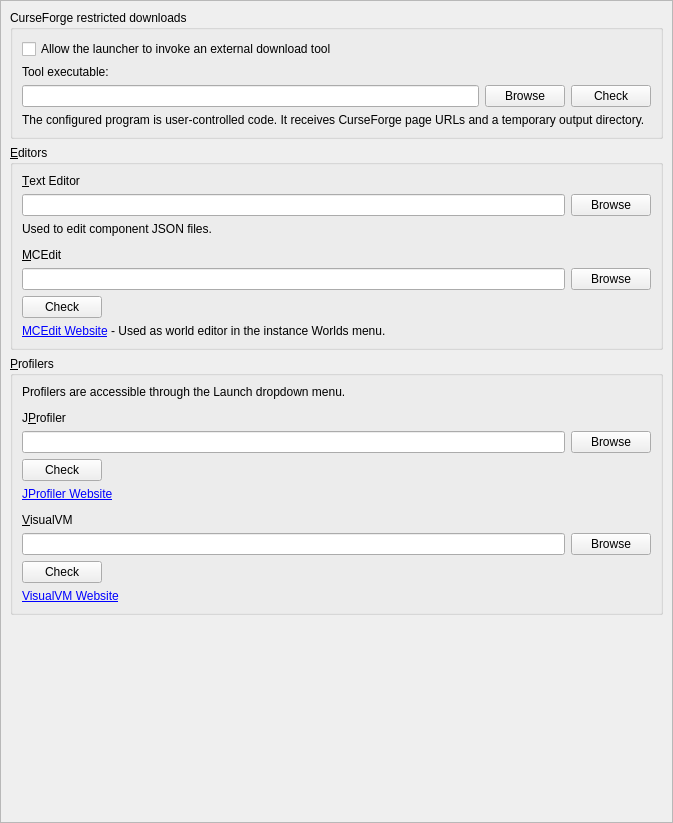
<?xml version="1.0" encoding="UTF-8"?>
<ui version="4.0">
 <class>ExternalToolsPage</class>
 <widget class="QWidget" name="ExternalToolsPage">
  <property name="geometry">
   <rect>
    <x>0</x>
    <y>0</y>
    <width>673</width>
    <height>823</height>
   </rect>
  </property>
  <layout class="QVBoxLayout" name="verticalLayout">
   <property name="leftMargin">
    <number>0</number>
   </property>
   <property name="topMargin">
    <number>0</number>
   </property>
   <property name="rightMargin">
    <number>0</number>
   </property>
   <property name="bottomMargin">
    <number>0</number>
   </property>
   <item>
    <widget class="QScrollArea" name="scrollArea">
     <property name="widgetResizable">
      <bool>true</bool>
     </property>
     <widget class="QWidget" name="scrollAreaWidgetContents_2">
      <property name="geometry">
       <rect>
        <x>0</x>
        <y>0</y>
        <width>669</width>
        <height>819</height>
       </rect>
      </property>
      <layout class="QVBoxLayout" name="verticalLayout_3">
       <item>
        <widget class="QGroupBox" name="curseForgeExternalToolBox">
         <property name="title">
          <string>CurseForge restricted downloads</string>
         </property>
         <layout class="QVBoxLayout" name="curseForgeExternalToolLayout">
          <item>
           <widget class="QCheckBox" name="curseForgeExternalToolEnabledCheckBox">
            <property name="text">
             <string>Allow the launcher to invoke an external download tool</string>
            </property>
           </widget>
          </item>
          <item>
           <widget class="QLabel" name="curseForgeExternalToolPathLabel">
            <property name="text">
             <string>Tool executable:</string>
            </property>
            <property name="buddy">
             <cstring>curseForgeExternalToolPathEdit</cstring>
            </property>
           </widget>
          </item>
          <item>
           <layout class="QHBoxLayout" name="curseForgeExternalToolPathLayout">
            <item>
             <widget class="QLineEdit" name="curseForgeExternalToolPathEdit">
              <property name="clearButtonEnabled">
               <bool>true</bool>
              </property>
             </widget>
            </item>
            <item>
             <widget class="QPushButton" name="curseForgeExternalToolBrowseBtn">
              <property name="text">
               <string>Browse</string>
              </property>
             </widget>
            </item>
            <item>
             <widget class="QPushButton" name="curseForgeExternalToolCheckBtn">
              <property name="text">
               <string>Check</string>
              </property>
             </widget>
            </item>
           </layout>
          </item>
          <item>
           <widget class="QLabel" name="curseForgeExternalToolNote">
            <property name="text">
             <string>The configured program is user-controlled code. It receives CurseForge page URLs and a temporary output directory.</string>
            </property>
            <property name="wordWrap">
             <bool>true</bool>
            </property>
           </widget>
          </item>
         </layout>
        </widget>
       </item>
       <item>
        <widget class="QGroupBox" name="editorsBox">
         <property name="title">
          <string>&amp;Editors</string>
         </property>
         <layout class="QVBoxLayout" name="verticalLayout_2">
          <item>
           <widget class="QLabel" name="label_3">
            <property name="text">
             <string>&amp;Text Editor</string>
            </property>
            <property name="buddy">
             <cstring>jsonEditorTextBox</cstring>
            </property>
           </widget>
          </item>
          <item>
           <layout class="QHBoxLayout" name="horizontalLayout">
            <item>
             <widget class="QLineEdit" name="jsonEditorTextBox"/>
            </item>
            <item>
             <widget class="QPushButton" name="jsonEditorBrowseBtn">
              <property name="text">
               <string>Browse</string>
              </property>
             </widget>
            </item>
           </layout>
          </item>
          <item>
           <widget class="QLabel" name="label_4">
            <property name="text">
             <string>Used to edit component JSON files.</string>
            </property>
           </widget>
          </item>
          <item>
           <spacer name="verticalSpacer_7">
            <property name="orientation">
             <enum>Qt::Vertical</enum>
            </property>
            <property name="sizeType">
             <enum>QSizePolicy::Fixed</enum>
            </property>
            <property name="sizeHint" stdset="0">
             <size>
              <width>0</width>
              <height>6</height>
             </size>
            </property>
           </spacer>
          </item>
          <item>
           <widget class="QLabel" name="mceditLabel">
            <property name="text">
             <string>&amp;MCEdit</string>
            </property>
            <property name="buddy">
             <cstring>mceditPathEdit</cstring>
            </property>
           </widget>
          </item>
          <item>
           <layout class="QHBoxLayout" name="horizontalLayout_6">
            <item>
             <widget class="QLineEdit" name="mceditPathEdit"/>
            </item>
            <item>
             <widget class="QPushButton" name="mceditPathBtn">
              <property name="text">
               <string>Browse</string>
              </property>
             </widget>
            </item>
           </layout>
          </item>
          <item>
           <widget class="QPushButton" name="mceditCheckBtn">
            <property name="sizePolicy">
             <sizepolicy hsizetype="Maximum" vsizetype="Fixed">
              <horstretch>0</horstretch>
              <verstretch>0</verstretch>
             </sizepolicy>
            </property>
            <property name="text">
             <string>Check</string>
            </property>
           </widget>
          </item>
          <item>
           <widget class="QLabel" name="mceditLink">
            <property name="text">
             <string notr="true">&lt;html&gt;&lt;head/&gt;&lt;body&gt;&lt;p&gt;&lt;a href=&quot;https://www.mcedit.net/&quot;&gt;MCEdit Website&lt;/a&gt; - Used as world editor in the instance Worlds menu.&lt;/p&gt;&lt;/body&gt;&lt;/html&gt;</string>
            </property>
           </widget>
          </item>
         </layout>
        </widget>
       </item>
       <item>
        <widget class="QGroupBox" name="profilersBox">
         <property name="title">
          <string>&amp;Profilers</string>
         </property>
         <layout class="QVBoxLayout" name="verticalLayout_4">
          <item>
           <widget class="QLabel" name="labelJsonEditor">
            <property name="text">
             <string>Profilers are accessible through the Launch dropdown menu.</string>
            </property>
            <property name="buddy">
             <cstring>jsonEditorTextBox</cstring>
            </property>
           </widget>
          </item>
          <item>
           <spacer name="verticalSpacer_9">
            <property name="orientation">
             <enum>Qt::Vertical</enum>
            </property>
            <property name="sizeType">
             <enum>QSizePolicy::Fixed</enum>
            </property>
            <property name="sizeHint" stdset="0">
             <size>
              <width>0</width>
              <height>6</height>
             </size>
            </property>
           </spacer>
          </item>
          <item>
           <widget class="QLabel" name="label">
            <property name="text">
             <string>J&amp;Profiler</string>
            </property>
            <property name="buddy">
             <cstring>jprofilerPathEdit</cstring>
            </property>
           </widget>
          </item>
          <item>
           <layout class="QHBoxLayout" name="horizontalLayout_4">
            <item>
             <widget class="QLineEdit" name="jprofilerPathEdit"/>
            </item>
            <item>
             <widget class="QPushButton" name="jprofilerPathBtn">
              <property name="text">
               <string>Browse</string>
              </property>
             </widget>
            </item>
           </layout>
          </item>
          <item>
           <widget class="QPushButton" name="jprofilerCheckBtn">
            <property name="sizePolicy">
             <sizepolicy hsizetype="Maximum" vsizetype="Fixed">
              <horstretch>0</horstretch>
              <verstretch>0</verstretch>
             </sizepolicy>
            </property>
            <property name="text">
             <string>Check</string>
            </property>
           </widget>
          </item>
          <item>
           <widget class="QLabel" name="jprofilerLink">
            <property name="text">
             <string notr="true">&lt;html&gt;&lt;head/&gt;&lt;body&gt;&lt;p&gt;&lt;a href=&quot;https://www.ej-technologies.com/products/jprofiler/overview.html&quot;&gt;JProfiler Website&lt;/a&gt;&lt;/p&gt;&lt;/body&gt;&lt;/html&gt;</string>
            </property>
           </widget>
          </item>
          <item>
           <spacer name="verticalSpacer_8">
            <property name="orientation">
             <enum>Qt::Vertical</enum>
            </property>
            <property name="sizeType">
             <enum>QSizePolicy::Fixed</enum>
            </property>
            <property name="sizeHint" stdset="0">
             <size>
              <width>0</width>
              <height>6</height>
             </size>
            </property>
           </spacer>
          </item>
          <item>
           <widget class="QLabel" name="label_2">
            <property name="text">
             <string>&amp;VisualVM</string>
            </property>
            <property name="buddy">
             <cstring>jvisualvmPathEdit</cstring>
            </property>
           </widget>
          </item>
          <item>
           <layout class="QHBoxLayout" name="horizontalLayout_5">
            <item>
             <widget class="QLineEdit" name="jvisualvmPathEdit"/>
            </item>
            <item>
             <widget class="QPushButton" name="jvisualvmPathBtn">
              <property name="text">
               <string>Browse</string>
              </property>
             </widget>
            </item>
           </layout>
          </item>
          <item>
           <widget class="QPushButton" name="jvisualvmCheckBtn">
            <property name="sizePolicy">
             <sizepolicy hsizetype="Maximum" vsizetype="Fixed">
              <horstretch>0</horstretch>
              <verstretch>0</verstretch>
             </sizepolicy>
            </property>
            <property name="text">
             <string>Check</string>
            </property>
           </widget>
          </item>
          <item>
           <widget class="QLabel" name="jvisualvmLink">
            <property name="text">
             <string notr="true">&lt;html&gt;&lt;head/&gt;&lt;body&gt;&lt;p&gt;&lt;a href=&quot;https://visualvm.github.io/&quot;&gt;VisualVM Website&lt;/a&gt;&lt;/p&gt;&lt;/body&gt;&lt;/html&gt;</string>
            </property>
           </widget>
          </item>
         </layout>
        </widget>
       </item>
       <item>
        <spacer name="verticalSpacer">
         <property name="orientation">
          <enum>Qt::Vertical</enum>
         </property>
         <property name="sizeHint" stdset="0">
          <size>
           <width>0</width>
           <height>0</height>
          </size>
         </property>
        </spacer>
       </item>
      </layout>
     </widget>
    </widget>
   </item>
  </layout>
 </widget>
 <resources/>
 <connections/>
</ui>
